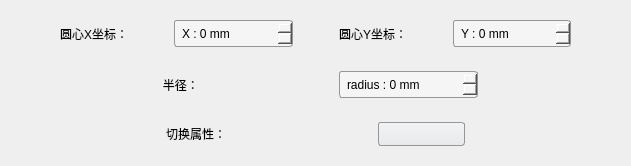
     <widget class="QWidget" name="circleDialog">
      <layout class="QVBoxLayout" name="verticalLayout_5">
       <item>
        <widget class="QWidget" name="widget_9" native="true">
         <layout class="QHBoxLayout" name="horizontalLayout_9">
          <item>
           <spacer name="horizontalSpacer_22">
            <property name="orientation">
             <enum>Qt::Horizontal</enum>
            </property>
            <property name="sizeHint" stdset="0">
             <size>
              <width>40</width>
              <height>20</height>
             </size>
            </property>
           </spacer>
          </item>
          <item>
           <widget class="QLabel" name="circleCenterXlabel">
            <property name="text">
             <string>圆心X坐标：</string>
            </property>
           </widget>
          </item>
          <item>
           <spacer name="horizontalSpacer_23">
            <property name="orientation">
             <enum>Qt::Horizontal</enum>
            </property>
            <property name="sizeHint" stdset="0">
             <size>
              <width>40</width>
              <height>20</height>
             </size>
            </property>
           </spacer>
          </item>
          <item>
           <widget class="QSpinBox" name="circleCenterXSpinBox">
            <property name="styleSheet">
             <string notr="true">QSpinBox{
border-radius: 3px;
padding: 0 5px;
color: #000000;
border: 1px solid #969696;
background-color: #F5F5F5 ;
min-height: 25px;
}
QSpinBox:hover{
border: 1px solid #00BB9E;
}
QSpinBox:selected{
border: 1px solid #00BB9E;
}
QSpinBox[buttonSymbols=&quot;0&quot;]::up-button{/*显示按钮=0*/
width: 20px;
height: 14px;
subcontrol-origin: border;
subcontrol-position: top right;
right: 2px;
top: 2px;
bottom: 1px;
border-image: url(:/icon/triangle_up_969696.png);
}
QSpinBox::up-button:hover{
border-image: url(:/icon/triangle_up_00BB9E.png);
}
QSpinBox::up-button:pressed{
border-image: url(:/icon/triangle_up_262829.png);
}
QSpinBox[buttonSymbols=&quot;0&quot;]::down-button{
width: 20px;
height: 14px;
subcontrol-origin: border;
subcontrol-position: bottom right;
right: 2px;
bottom: 2px;
border-image: url(:/icon/triangle_down_969696.png);
}
QSpinBox::down-button:hover{
border-image: url(:/icon/triangle_down_00BB9E.png);
}
QSpinBox::down-button:pressed{
border-image: url(:/icon/triangle_down_262829.png);
}
QSpinBox:disabled{
color: #DCE1E6;
background-color:#F5F5F5;
border: 1px solid #969696;
}
QSpinBox::up-button:disabled{
border-image: url(:/icon/triangle_up_404244.png);
}
QSpinBox::down-button:disabled{
border-image: url(:/icon/triangle_down_404244.png);
}</string>
            </property>
            <property name="suffix">
             <string> mm</string>
            </property>
            <property name="prefix">
             <string>X : </string>
            </property>
            <property name="minimum">
             <number>-999999</number>
            </property>
            <property name="maximum">
             <number>999999</number>
            </property>
           </widget>
          </item>
          <item>
           <spacer name="horizontalSpacer_24">
            <property name="orientation">
             <enum>Qt::Horizontal</enum>
            </property>
            <property name="sizeHint" stdset="0">
             <size>
              <width>40</width>
              <height>20</height>
             </size>
            </property>
           </spacer>
          </item>
          <item>
           <widget class="QLabel" name="circleCenterYlabel">
            <property name="text">
             <string>圆心Y坐标：</string>
            </property>
           </widget>
          </item>
          <item>
           <spacer name="horizontalSpacer_25">
            <property name="orientation">
             <enum>Qt::Horizontal</enum>
            </property>
            <property name="sizeHint" stdset="0">
             <size>
              <width>40</width>
              <height>20</height>
             </size>
            </property>
           </spacer>
          </item>
          <item>
           <widget class="QSpinBox" name="circleCenterYSpinBox">
            <property name="styleSheet">
             <string notr="true">QSpinBox{
border-radius: 3px;
padding: 0 5px;
color: #000000;
border: 1px solid #969696;
background-color: #F5F5F5 ;
min-height: 25px;
}
QSpinBox:hover{
border: 1px solid #00BB9E;
}
QSpinBox:selected{
border: 1px solid #00BB9E;
}
QSpinBox[buttonSymbols=&quot;0&quot;]::up-button{/*显示按钮=0*/
width: 20px;
height: 14px;
subcontrol-origin: border;
subcontrol-position: top right;
right: 2px;
top: 2px;
bottom: 1px;
border-image: url(:/icon/triangle_up_969696.png);
}
QSpinBox::up-button:hover{
border-image: url(:/icon/triangle_up_00BB9E.png);
}
QSpinBox::up-button:pressed{
border-image: url(:/icon/triangle_up_262829.png);
}
QSpinBox[buttonSymbols=&quot;0&quot;]::down-button{
width: 20px;
height: 14px;
subcontrol-origin: border;
subcontrol-position: bottom right;
right: 2px;
bottom: 2px;
border-image: url(:/icon/triangle_down_969696.png);
}
QSpinBox::down-button:hover{
border-image: url(:/icon/triangle_down_00BB9E.png);
}
QSpinBox::down-button:pressed{
border-image: url(:/icon/triangle_down_262829.png);
}
QSpinBox:disabled{
color: #DCE1E6;
background-color:#F5F5F5;
border: 1px solid #969696;
}
QSpinBox::up-button:disabled{
border-image: url(:/icon/triangle_up_404244.png);
}
QSpinBox::down-button:disabled{
border-image: url(:/icon/triangle_down_404244.png);
}</string>
            </property>
            <property name="suffix">
             <string> mm</string>
            </property>
            <property name="prefix">
             <string>Y : </string>
            </property>
            <property name="minimum">
             <number>-999999</number>
            </property>
            <property name="maximum">
             <number>999999</number>
            </property>
           </widget>
          </item>
          <item>
           <spacer name="horizontalSpacer_26">
            <property name="orientation">
             <enum>Qt::Horizontal</enum>
            </property>
            <property name="sizeHint" stdset="0">
             <size>
              <width>40</width>
              <height>20</height>
             </size>
            </property>
           </spacer>
          </item>
         </layout>
        </widget>
       </item>
       <item>
        <widget class="QWidget" name="widget_11" native="true">
         <layout class="QHBoxLayout" name="horizontalLayout_11">
          <item>
           <spacer name="horizontalSpacer_30">
            <property name="orientation">
             <enum>Qt::Horizontal</enum>
            </property>
            <property name="sizeHint" stdset="0">
             <size>
              <width>40</width>
              <height>20</height>
             </size>
            </property>
           </spacer>
          </item>
          <item>
           <widget class="QLabel" name="radiuslabel">
            <property name="text">
             <string>   半径：</string>
            </property>
           </widget>
          </item>
          <item>
           <spacer name="horizontalSpacer_31">
            <property name="orientation">
             <enum>Qt::Horizontal</enum>
            </property>
            <property name="sizeHint" stdset="0">
             <size>
              <width>40</width>
              <height>20</height>
             </size>
            </property>
           </spacer>
          </item>
          <item>
           <widget class="QSpinBox" name="circleRadiusSpinBox">
            <property name="styleSheet">
             <string notr="true">QSpinBox{
border-radius: 3px;
padding: 0 5px;
color: #000000;
border: 1px solid #969696;
background-color: #F5F5F5 ;
min-height: 25px;
}
QSpinBox:hover{
border: 1px solid #00BB9E;
}
QSpinBox:selected{
border: 1px solid #00BB9E;
}
QSpinBox[buttonSymbols=&quot;0&quot;]::up-button{/*显示按钮=0*/
width: 20px;
height: 14px;
subcontrol-origin: border;
subcontrol-position: top right;
right: 2px;
top: 2px;
bottom: 1px;
border-image: url(:/icon/triangle_up_969696.png);
}
QSpinBox::up-button:hover{
border-image: url(:/icon/triangle_up_00BB9E.png);
}
QSpinBox::up-button:pressed{
border-image: url(:/icon/triangle_up_262829.png);
}
QSpinBox[buttonSymbols=&quot;0&quot;]::down-button{
width: 20px;
height: 14px;
subcontrol-origin: border;
subcontrol-position: bottom right;
right: 2px;
bottom: 2px;
border-image: url(:/icon/triangle_down_969696.png);
}
QSpinBox::down-button:hover{
border-image: url(:/icon/triangle_down_00BB9E.png);
}
QSpinBox::down-button:pressed{
border-image: url(:/icon/triangle_down_262829.png);
}
QSpinBox:disabled{
color: #DCE1E6;
background-color:#F5F5F5;
border: 1px solid #969696;
}
QSpinBox::up-button:disabled{
border-image: url(:/icon/triangle_up_404244.png);
}
QSpinBox::down-button:disabled{
border-image: url(:/icon/triangle_down_404244.png);
}</string>
            </property>
            <property name="suffix">
             <string> mm</string>
            </property>
            <property name="prefix">
             <string>radius : </string>
            </property>
            <property name="minimum">
             <number>0</number>
            </property>
            <property name="maximum">
             <number>999999</number>
            </property>
           </widget>
          </item>
          <item>
           <spacer name="horizontalSpacer_32">
            <property name="orientation">
             <enum>Qt::Horizontal</enum>
            </property>
            <property name="sizeHint" stdset="0">
             <size>
              <width>40</width>
              <height>20</height>
             </size>
            </property>
           </spacer>
          </item>
         </layout>
        </widget>
       </item>
       <item>
        <widget class="QWidget" name="widget_10" native="true">
         <layout class="QHBoxLayout" name="horizontalLayout_10">
          <item>
           <spacer name="horizontalSpacer_27">
            <property name="orientation">
             <enum>Qt::Horizontal</enum>
            </property>
            <property name="sizeHint" stdset="0">
             <size>
              <width>40</width>
              <height>20</height>
             </size>
            </property>
           </spacer>
          </item>
          <item>
           <widget class="QLabel" name="selectlabel_4">
            <property name="text">
             <string>切换属性：</string>
            </property>
           </widget>
          </item>
          <item>
           <spacer name="horizontalSpacer_28">
            <property name="orientation">
             <enum>Qt::Horizontal</enum>
            </property>
            <property name="sizeHint" stdset="0">
             <size>
              <width>40</width>
              <height>20</height>
             </size>
            </property>
           </spacer>
          </item>
          <item>
           <widget class="QComboBox" name="circleSizeComboBox">
            <property name="sizePolicy">
             <sizepolicy hsizetype="Preferred" vsizetype="Maximum">
              <horstretch>0</horstretch>
              <verstretch>0</verstretch>
             </sizepolicy>
            </property>
            <property name="maximumSize">
             <size>
              <width>16777215</width>
              <height>26</height>
             </size>
            </property>
            <property name="styleSheet">
             <string notr="true">QComboBox {
border: 1px solid #969696;
background: qlineargradient(spread:pad,x1:0,y1:0,x2:0,y2:1,stop:0 #F2F3F4 , stop:1 #E7E9EB);
border-radius: 3px;
padding: 1px 18px 1px 3px;
min-height: 20px;
}
QComboBox:item{
background-color: qlineargradient(spread:pad,x1:0,y1:0,x2:0,y2:1,stop:0 #F2F3F4 , stop:1 #E7E9EB);
}
QComboBox:hover{
border: 1px solid #00BB9E;
}
QComboBox:selected{
border: 1px solid #00BB9E;
}
QComboBox:editable{
background-color: qlineargradient(spread:pad,x1:0,y1:0,x2:0,y2:1,stop:0 #F2F3F4 , stop:1 #E7E9EB);
}
QComboBox:editable:disabled{
color: #DCE1E6;
background-color: #F5F5F5;
border: 1px solid #969696;
}
/* 下拉后，整个下拉窗体样式 */
QComboBox QAbstractItemView {
border: 1px solid #969696;
background: qlineargradient(spread:pad,x1:0,y1:0,x2:0,y2:1,stop:0 #F2F3F4 , stop:1 #E7E9EB);
selection-background-color: #00BB9E; /* 整个下拉窗体被选中项的背景色 */
}
QComboBox QAbstractItemView::item {
height: 20px;
}
QComboBox::drop-down {
width: 20px;
height: 20px;
subcontrol-position: center right;
right: 2px;
border: 0;
background-color: transparent;
}
QComboBox::down-arrow {/*替换三角小图标*/
width: 20px;
height: 20px;
border-image: url(:/icon/triangle_down_969696.png);
}
QComboBox::down-arrow:hover {
border-image: url(:/icon/triangle_down_00BB9E.png);
}
QComboBox::disabled{
color: #DCE1E6;
background-color: #F5F5F5;
border: 1px solid #969696;
}
QComboBox::down-arrow:disabled {
border-image: url(:/icon/triangle_down_404244.png);
}</string>
            </property>
           </widget>
          </item>
          <item>
           <spacer name="horizontalSpacer_29">
            <property name="orientation">
             <enum>Qt::Horizontal</enum>
            </property>
            <property name="sizeHint" stdset="0">
             <size>
              <width>40</width>
              <height>20</height>
             </size>
            </property>
           </spacer>
          </item>
         </layout>
        </widget>
       </item>
      </layout>
     </widget>
